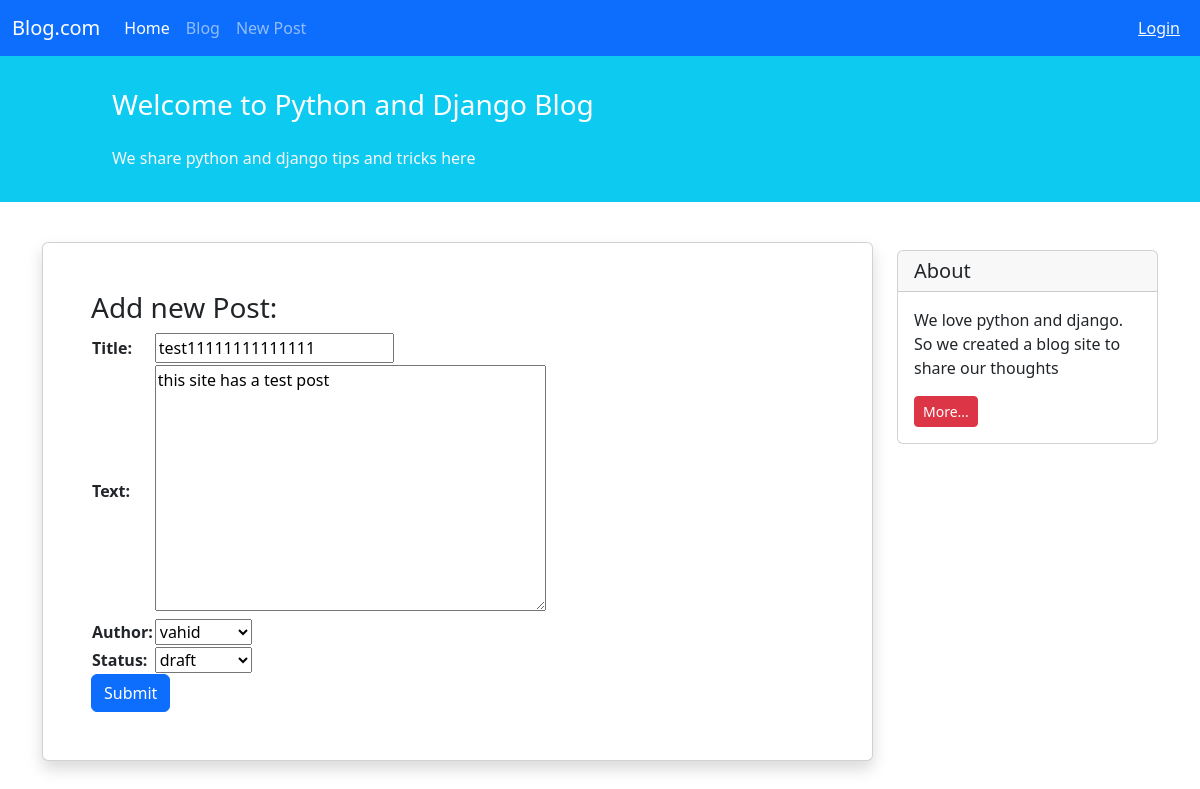
Screenshot of /blog/1/update/ with the database file from the repository.
### Blog/models.py (models this page shows, shortened)
class blogs(models.Model):
    STATUS_CHOICE = (
        ('POP','Published'),
        ('DRF','draft'),
    )
    title = models.CharField(max_length=50)
    text = models.TextField()
    author = models.ForeignKey(User, on_delete=models.CASCADE)
    create_datetime = models.DateTimeField(auto_now_add=True)
    modified_datetime = models.DateTimeField(auto_now=True)
    status = models.CharField(choices=STATUS_CHOICE, max_length=3)

### Blog/views.py (the view)
# urls.py: path('<int:pk>/update/', views.PostUpdateView.as_view(), name='update_post'),
class PostUpdateView(generic.UpdateView):
    model = blogs
    form_class = create_update_post
    template_name = 'Blog/create_post.html'
    context_object_name = 'form'

### Blog/forms.py
class create_update_post(forms.ModelForm):
    class Meta:
        model = blogs
        fields = ['title', 'text', 'author', 'status']

### Blog/templates/Blog/create_post.html (shortened to what this page needs)
{% extends '_base.html' %}
{% block content %}
<div class="container mt-4">
    <div class="row">
        <div class="col-9">
            <div class="card shadow my-3 p-5">
                <h3>Add new Post:</h3>
                <form method="POST">
                    <table> {{ form.as_table }}</table>
                    <button type="submit" class="btn btn-primary">Submit</button>
                </form>
            </div>
        </div>
        <div class="col-3">
            <div class="card my-4">
                <h5 class="card-header">About</h5>
                <div class="card-body">
                    <p class="card-text">We love python and django. So we created a blog site to share our
                        thoughts</p>
                    <a href="#"
                       class="btn btn-sm btn-danger">
                        More...
                    </a>
                </div>
            </div>
        </div>
    </div>
</div>
{% endblock content %}

### rows the page displays
blogs: title "test11111111111111", text "this site has a test post", author "vahid", status "draft"
